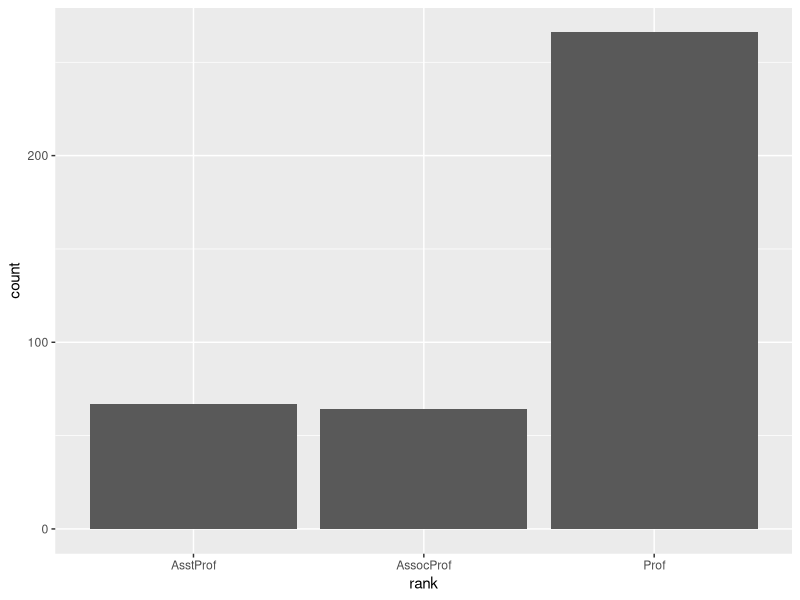
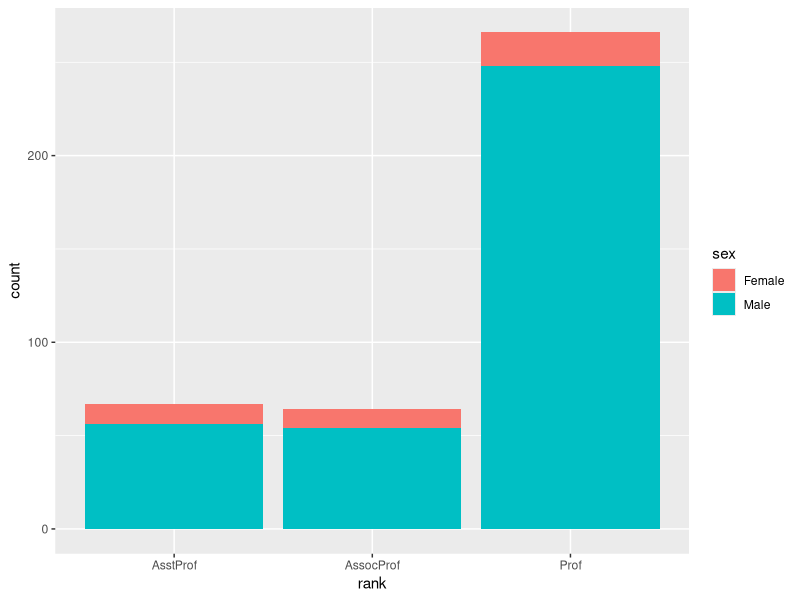
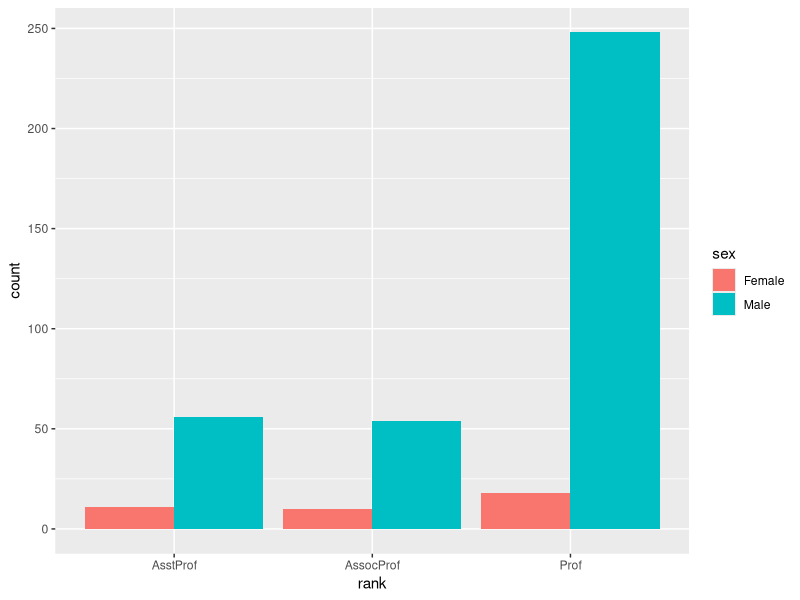
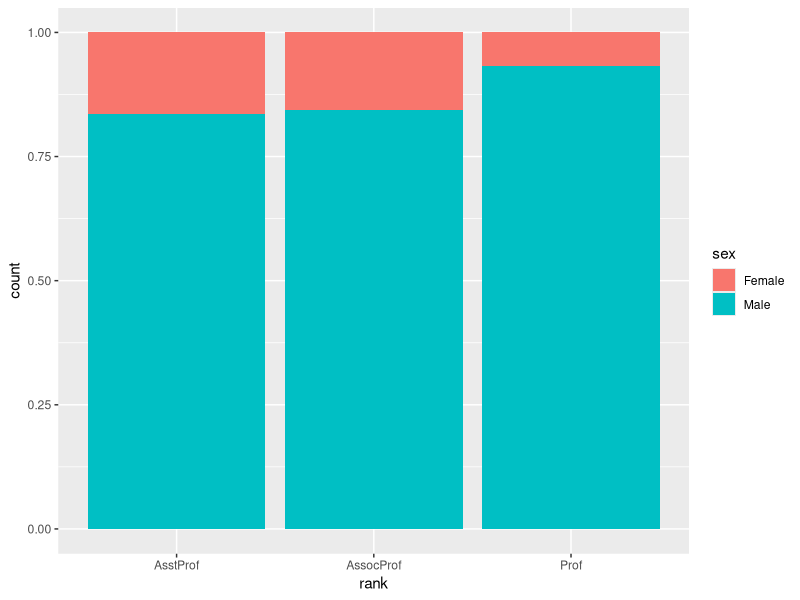
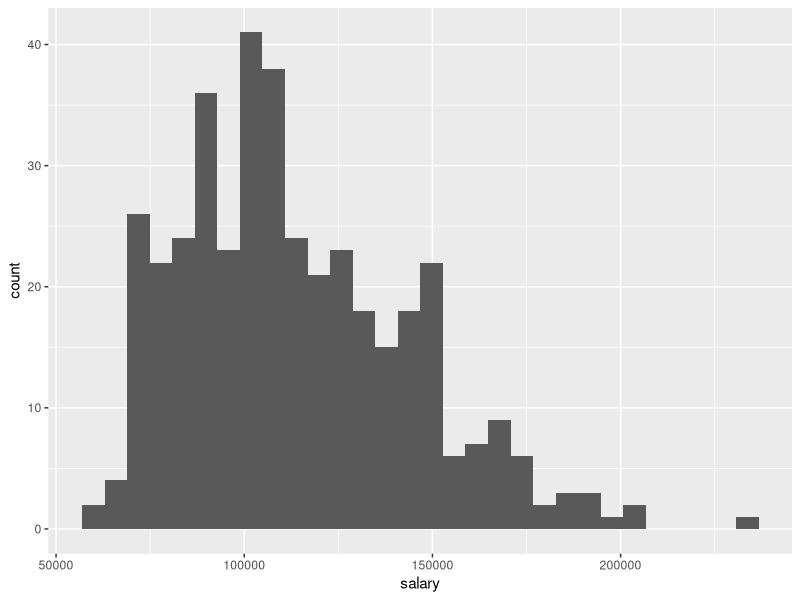
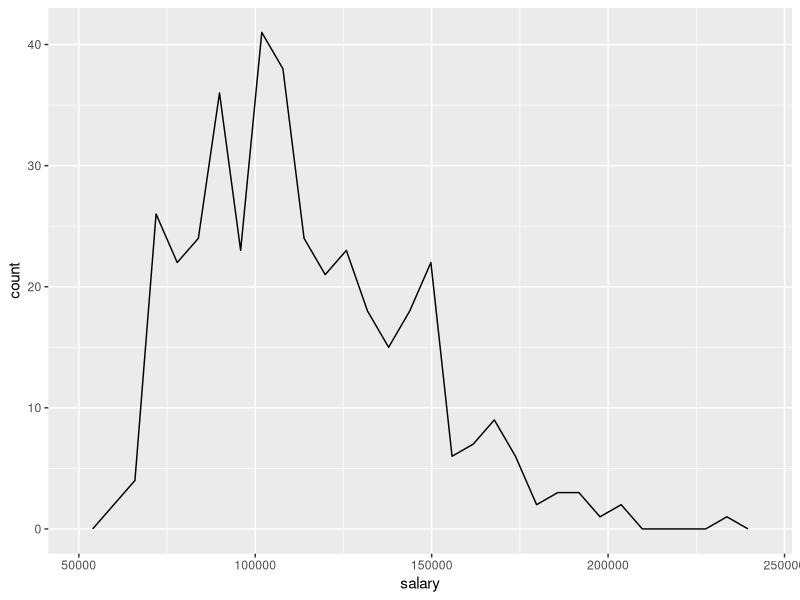
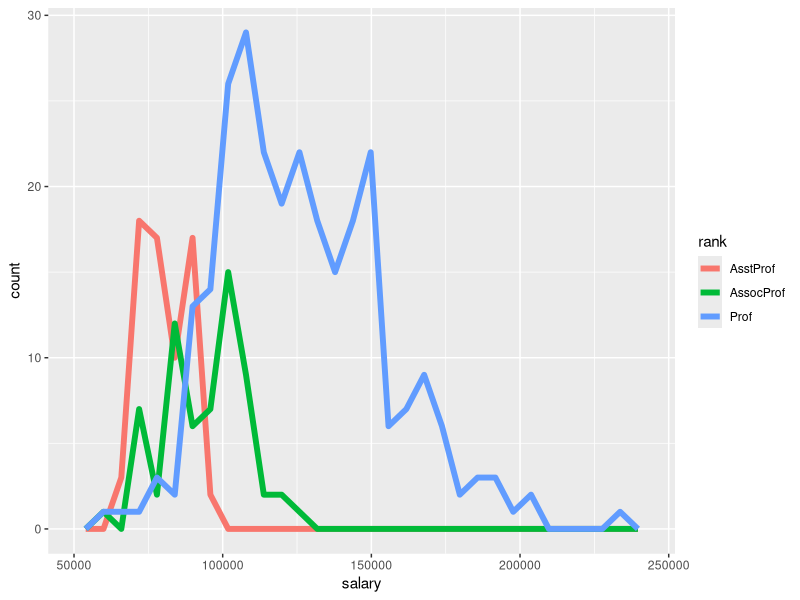
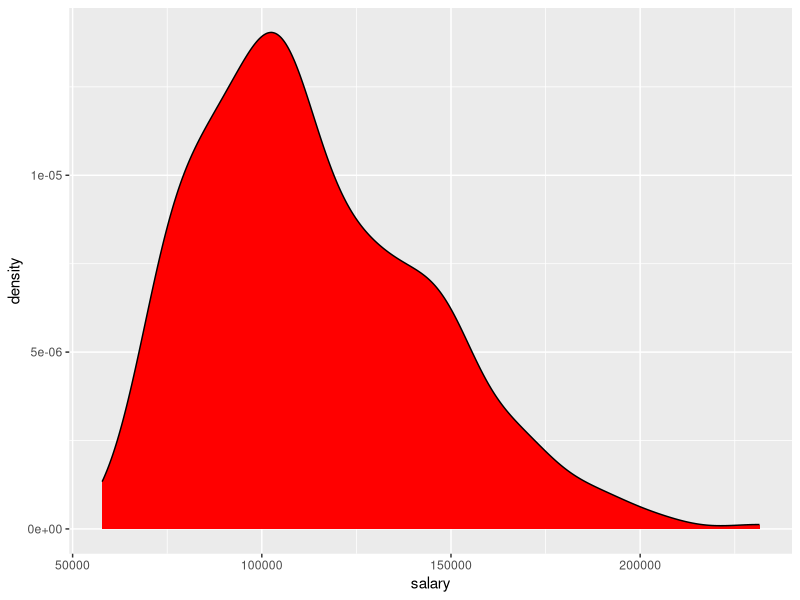

Write the R code that produced these figures, in order.
## Part 3. Graphics
library(carData)
library(ggplot2)

# simple bar plot
ggplot(data=Salaries, aes(x=rank)) + 
  geom_bar()

# stacked bar plot
ggplot(data=Salaries, aes(x=rank, fill=sex)) + 
  geom_bar()

# grouped bar plot
ggplot(data=Salaries, aes(x=rank, fill=sex)) + 
  geom_bar(position="dodge")

# filled bar plot
ggplot(data=Salaries, aes(x=rank, fill=sex)) + 
  geom_bar(position="fill")


# histogram
ggplot(data=Salaries, aes(x=salary)) + 
  geom_histogram()


# frequency polygon
ggplot(data=Salaries, aes(x=salary)) + 
  geom_freqpoly()

# grouped frequency polygons
ggplot(data=Salaries, aes(x=salary, color=rank)) + 
  geom_freqpoly(size=2)

# kernal density plot
ggplot(data=Salaries, aes(x=salary)) + 
  geom_density(fill="red")

# grouped kernal density plot
ggplot(data=Salaries, aes(x=salary, fill=rank)) + 
  geom_density(alpha=.3)

# boxplot
ggplot(data=Salaries, aes(x=rank, y=salary)) + 
  geom_boxplot()


# cleveland dot plot
df <- mtcars
df$cars <- row.names(df)
ggplot(data=df, aes(x=mpg, y=cars)) + 
  geom_point()

# strip plot
ggplot(data=Salaries, aes(x=salary, y=rank)) +
  geom_point()

# jittered strip plot
ggplot(data=Salaries, aes(x=salary, y=rank, color=rank)) + 
  geom_jitter() +
  theme(legend.position="none")


# scatter plot
ggplot(data=Salaries, aes(x=yrs.since.phd, y=salary)) + 
  geom_point()

# scatter plot with fit
ggplot(data=Salaries, aes(x=yrs.since.phd, y=salary)) + 
  geom_point() + 
  geom_smooth()

# scatter plot with line of best fit
ggplot(data=Salaries, aes(x=yrs.since.phd, y=salary)) + 
  geom_point() + 
  geom_smooth(method="lm", formula=y~x)

# grouping
ggplot(data=Salaries, aes(x=yrs.since.phd, y=salary, 
                          color=rank)) + 
  geom_point()

ggplot(data=Salaries, aes(x=yrs.since.phd, y=salary, 
                          color=rank, shape=sex)) + 
  geom_point()

# facets
ggplot(data=Salaries, aes(x=yrs.since.phd, y=salary)) + 
  geom_point() + 
  facet_grid(. ~ sex)

# line charts
ggplot(economics, aes(date, unemploy)) + geom_line()

ggplot(economics, aes(date, unemploy)) + 
  geom_line(linetype="dotted", color="blue", size=1)

ggplot(data=Salaries, aes(x=yrs.since.phd, y=salary)) + 
  geom_point() + 
  facet_grid(sex ~ rank)

# scales
ggplot(mtcars, aes(x=wt, y=mpg)) + geom_point() +
  scale_x_continuous(breaks=seq(1,6,1), limits=c(1, 6)) +
  scale_y_continuous(breaks=seq(5, 35, 5),limits=c(5,35))

ggplot(Salaries, aes(x=rank)) + geom_bar() +
  scale_x_discrete(limits = c("Prof", "AsstProf", "AssocProf"))

ggplot(Salaries, aes(x=rank)) + geom_bar() +
  scale_x_discrete(limits = c("Prof", "AsstProf", "AssocProf"),
                   labels = c("Full\nProfessor", "Assistant\nProfessor" ,                
                              "Associate\nProfessor"))

# colors/fills
ggplot(Salaries, aes(x=rank, fill=rank)) + geom_bar() +
  scale_fill_manual(values=c("red", "green", "blue"))

ggplot(Salaries, aes(x=rank, fill=rank)) + geom_bar() +
  scale_fill_brewer()

ggplot(Salaries, aes(x=rank, fill=rank)) + geom_bar() +
  scale_fill_brewer(palette = "Set1")

# annotations
ggplot(data=mtcars, aes(x=wt, y=mpg, color=factor(am))) + 
  geom_point(size=2) +
  labs(title="Relationship of Auto Weight to Mileage", 
       subtitle="By Auto Transmission Type",
       caption = "Data from Motor Trend Magazine 1974",
       x = "Weight in Thousand Pounds", 
       y="Miles Per Gallon",
       color = "Transmission Type")

ggplot(data=mtcars, aes(x=wt, y=mpg)) + geom_point() +
  geom_hline(yintercept=20, color="red") +
  annotate("text", x=5, y=21, label="Average Mileage", color="red")  







